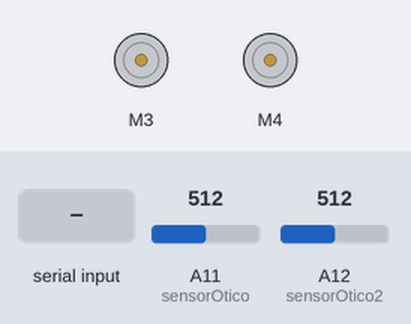
This sketch was run on a simulated Arduino Mega 2560, built with avr-gcc and run on an emulated ATmega2560. Parts: 2 × DC motor (green arrow = forward, orange = backward, longer = faster). Inputs (shaded band) come from the test bench; at power-on: A11 (sensorOtico) = 512, A12 (sensorOtico2) = 512. What the sketch prints to the serial monitor is not drawn.

Above: at 1.2 s.
1.3 s: "frente\n" received over Serial
At 2.5 s:
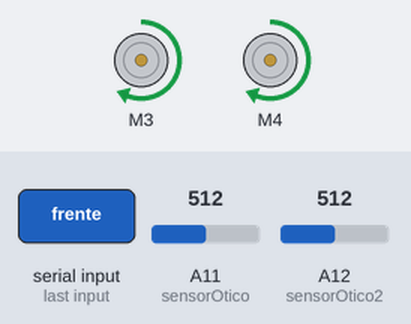
2.8 s: "tras\n" received over Serial
At 3.7 s:
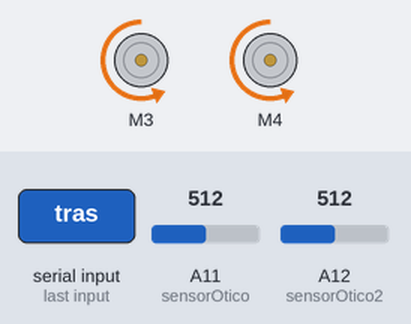
4.3 s: "esquerda\n" received over Serial
At 4.9 s:
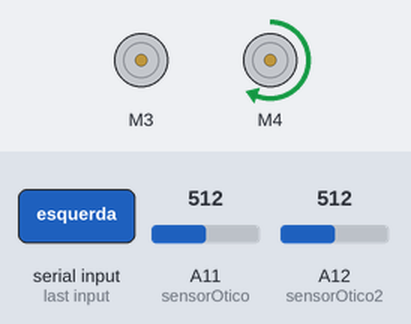
5.8 s: "direita\n" received over Serial
At 7.0 s:
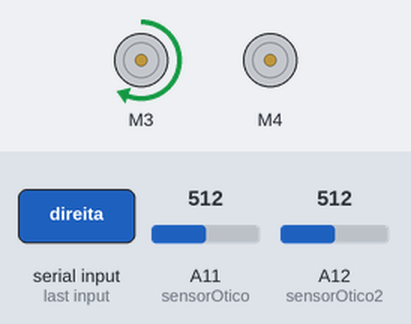
7.3 s: "parar\n" received over Serial
At 8.3 s:
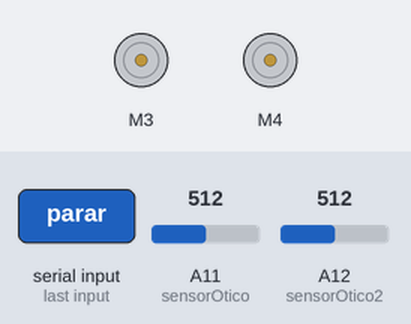
Timing chart, 0 to 9.8 s (numbered marks = the images above; inputs shaded):
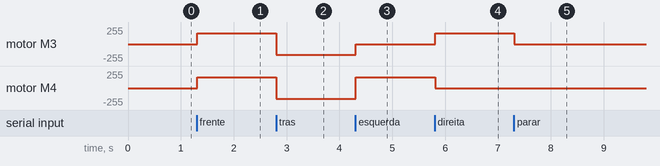

Measured:
- after the input at 1.3 s, motor M3, motor M4: stopped → forward 160/255 at once
- after the input at 2.8 s, motor M3, motor M4: forward 160/255 → backward 160/255 at once
- after the input at 4.3 s, motor M3: backward 160/255 → stopped at once; motor M4: backward 160/255 → forward 160/255 at once
- after the input at 5.8 s, motor M3: stopped → forward 160/255 at once; motor M4: forward 160/255 → stopped at once
- after the input at 7.3 s, motor M3: forward 160/255 → stopped at once

The sketch:

p06b_implementacao.ino
```cpp
#include <AFMotor.h>

#define VELOCIDADE 160

AF_DCMotor motorA(3);
AF_DCMotor motorB(4);

int sensorOtico = A11;
int sensorOtico2 = A12;

unsigned long instanteAnteriorDeDeteccao = 0;

void setup() {
  Serial.begin(9600);
  pinMode(sensorOtico, INPUT);
  pinMode(sensorOtico2, INPUT);
  motorA.setSpeed(VELOCIDADE);
  motorB.setSpeed(VELOCIDADE);

}

void loop() {

  if (Serial.available() > 0) {
    String texto = Serial.readStringUntil('\n');
    texto.trim();
    // remove quebra de linha
    if (texto.startsWith("frente")) {
      frente();
    }
    else if(texto.startsWith("tras")){
      tras();
    }
    else if(texto.startsWith("esquerda")){
      esquerda();
    }
    else if(texto.startsWith("direita")){
      direita();
    }
    else if(texto.startsWith("parar")){
      parar();
    }
  }

  if (millis() > instanteAnteriorDeDeteccao + 100) {
    int valorAnalogico = analogRead(sensorOtico);
    int valorAnalogico2 = analogRead(sensorOtico2);
    Serial.println(valorAnalogico);
    Serial.println("-");
    Serial.println(valorAnalogico2);
    instanteAnteriorDeDeteccao = millis();
  }
}


void frente()
{

  motorA.run(FORWARD);

  motorB.run(FORWARD);

}

void tras()
{

  motorA.run(BACKWARD);

  motorB.run(BACKWARD);

}

void direita()
{

  motorA.run(FORWARD);

  motorB.run(RELEASE);

}

void esquerda()
{

  motorA.run(RELEASE);

  motorB.run(FORWARD);

}

void parar()
{

  motorA.run(RELEASE);

  motorB.run(RELEASE);

}
```
